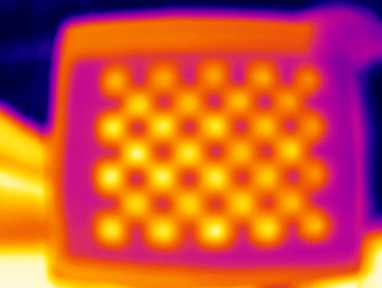
#> input picture src/Calibration/Imagenes/Thermal/June06_100.png, 382 x 288 px; its folder holds only this picture in this run
$ python extrinsic_thermal2.py
#> lines starting #> are read from the running program, lines starting #| are printed output that depends on the picture; after the words box and inside, x2 and y2 are one past the last pixel; in counts of white or black regions, pixels touching at a corner belong together
#> further down, img is the input picture: shape (288, 382, 3); mean B, G, R 56.1, 83.7, 202.1
import numpy as np
import cv2
import glob
import matplotlib.pyplot as plt
import os
import json
from datetime import datetime

#---------------------DIRECTORIES (SET UP) ----------------------------------------------

current_datetime = datetime.now().strftime('%Y-%m-%d___%H-%M')
output_base_path = '/home/gerard/my_workspace_ros/src/Calibration/GraficosCalibracion/' #graphics/images path
results_base_path = '/home/gerard/my_workspace_ros/src/Calibration/Results/' #json and .text calibration files

subfolder_name = f'Thermal_{current_datetime}'
output_path = os.path.join(output_base_path, subfolder_name)
results_path = os.path.join(results_base_path, subfolder_name)

# Create directories if they do not exist
os.makedirs(output_path, exist_ok=True)
os.makedirs(results_path, exist_ok=True)

# Path to calibration images for the thermal camera
images_path = '/home/gerard/my_workspace_ros/src/Calibration/Imagenes/Thermal/*.png'

#---------------------FUNCTIONS ----------------------------------------------
#Function to transform blurry thermal images and save them
def transform_image_and_save(img, output_path, index):
#> called with index = '100'
    plt.figure(figsize=(20, 10))
    # Original image
    plt.subplot(2, 4, 1)
    plt.title('Original Image')
    plt.imshow(cv2.cvtColor(img, cv2.COLOR_BGR2RGB))

    # Convert to grayscale
    gray = cv2.cvtColor(img, cv2.COLOR_BGR2GRAY)
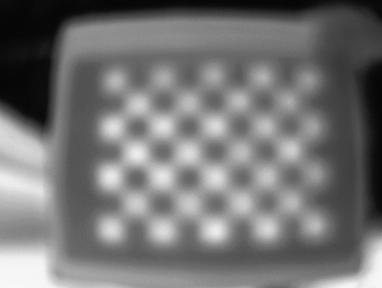
#> gray: shape (288, 382); min 5, max 247, mean 116
    plt.subplot(2, 4, 2)
    plt.title('Grayscale Image')
    plt.imshow(gray, cmap='gray')

    # Enhance contrast using histogram equalization
    gray = cv2.equalizeHist(gray)
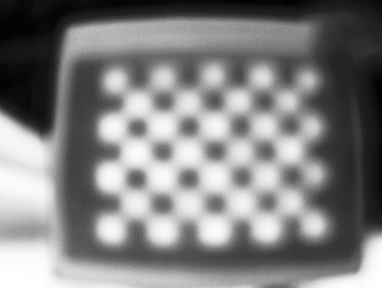
#> gray: shape (288, 382); min 0, max 255, mean 128.8
    plt.subplot(2, 4, 3)
    plt.title('Equalized Grayscale Image')
    plt.imshow(gray, cmap='gray')

    # Apply a sharpening filter
    kernel = np.array([[0, -1, 0], [-1, 5,-1], [0, -1, 0]])
    gray = cv2.filter2D(gray, -1, kernel)
    plt.subplot(2, 4, 5)
    plt.title('Sharpened Image')
    plt.imshow(gray, cmap='gray')

    # Invert black and white colors
    gray = cv2.bitwise_not(gray)
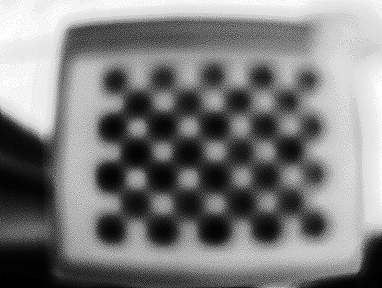
#> gray: shape (288, 382); min 0, max 255, mean 126.2
    plt.subplot(2, 4, 6)
    plt.title('Inverted Image')
    plt.imshow(gray, cmap='gray')

    # Save the figure
    transformation_output_path = os.path.join(output_path, f'TransformacionesHechas_{index}.png')
    plt.savefig(transformation_output_path)
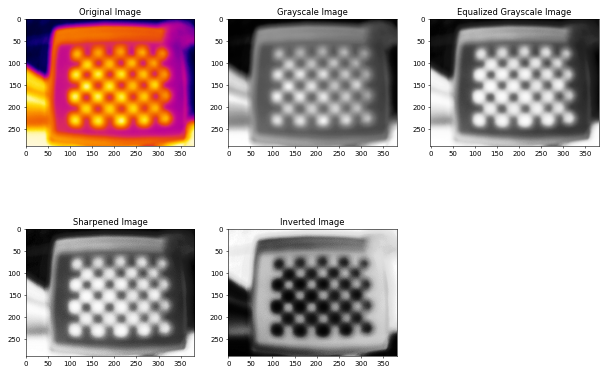
#> figure drawn by matplotlib, 5 panels
    plt.close()

    return gray

# Function to combine chessboard images in one.
def combine_images(images, rows, cols, output_path):
    output_path = os.path.join(output_path, f'CombinedIMAGES.png')
    thumb_height, thumb_width = images[0].shape[:2]
    combined_image = np.ones((rows * thumb_height, cols * thumb_width, 3), dtype=np.uint8) * 255

    for i, img in enumerate(images):
        y = i // cols * thumb_height
        x = i % cols * thumb_width
        combined_image[y:y+thumb_height, x:x+thumb_width] = img

    cv2.imwrite(output_path, combined_image)

#--------------------- START OF THE CODE ----------------------------------------------
# Prepare object points
objp = np.zeros((6*8, 3), np.float32)
objp[:, :2] = np.mgrid[0:8, 0:6].T.reshape(-1, 2)

# Arrays to store object points and image points from all the images
objpoints = []  # 3D points in real world space
imgpoints = []  # 2D points in image plane
successful_indices = []  # List of successful image indices
chessboard_images = []  # List to store images with detected chessboard corners

# Read thermal images and find chessboard corners
thermal_images = glob.glob(images_path)
for fname in thermal_images:
    img = cv2.imread(fname)

    if img is None:
        print(f"Failed to load image file: {fname}")
        continue

    index = os.path.basename(fname).split('_')[1].split('.')[0] # Extract index from filename

    gray = transform_image_and_save(img, output_path, index) #Transform thermal images and save transformations for future analysis:

    # Find chessboard corners
    flags = cv2.CALIB_CB_EXHAUSTIVE + cv2.CALIB_CB_ACCURACY
    ret, corners = cv2.findChessboardCornersSB(gray, (6, 8), flags=flags)
#> ret = True; corners = 48 rows, first 8: [122.7, 216.1], [122.8, 190.9], [122.7, 164.8], [123.5, 139.7], [124.9, 115.3], [125.4, 91.39], [148.5, 216.7], [148.1, 190.9]

    if ret: # If found corners, add object points and image points
        objpoints.append(objp)
        imgpoints.append(corners)
        successful_indices.append(index)

        # Draw the corners and Save the image with chessboard corners
        img = cv2.drawChessboardCorners(img, (6, 8), corners, ret)
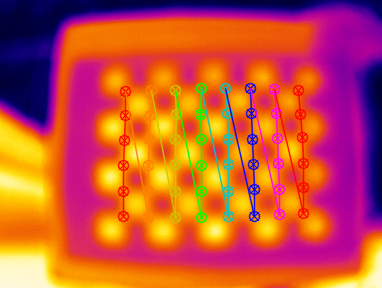
#> img: shape (288, 382, 3); 8.39% of pixels changed, all inside (x1, y1, x2, y2) = (117, 82, 310, 224)
        chessboard_images.append(img)
        cv2.imwrite(os.path.join(output_path, f'ChessboardCorners_{index}.png'), img)
    else:
        print(f"Chessboard corners not found in image with index {index}")

print(f"Images where a chessboard pattern was found: {successful_indices}") # Print the list of successful images

# Perform camera calibration for the thermal camera
ret, thermal_mtx, thermal_dist, rvecs, tvecs = cv2.calibrateCamera(objpoints, imgpoints, gray.shape[::-1], None, None)
#> ret = 43.45; thermal_mtx = [[6263, 0, 177], [0, 497.8, 182.9], [0, 0, 1]]; thermal_dist = [[-1286.9, 1.78, -36.76, -0.733, 0.003]]; rvecs = ([-1.52, -0.653, -1.53],); tvecs = ([-1.54, -4.56, 293.4],)


# Print intrinsic parameters (focal length, principal point, and distortion coefficients)
print("Intrinsic matrix (camera matrix):")
print(thermal_mtx)
#| [[6.26295739e+03 0.00000000e+00 1.77026109e+02]
#|  [0.00000000e+00 4.97822418e+02 1.82861337e+02]
#|  [0.00000000e+00 0.00000000e+00 1.00000000e+00]]
print("Distortion coefficients:")
print(thermal_dist)
#| [[-1.28693972e+03  1.77683621e+00 -3.67591356e+01 -7.33104761e-01
#|    3.00439115e-03]]


#------------------- POST PROCESS: CHESS IMAGES + (JSON + .TEXT) CALIBRATION FILES -----------------------

# CHESS IMAGES: Combine all chessboard images into one large image with a white background
if chessboard_images:
    rows = len(chessboard_images) // 4 + 1
#> rows = 1
    cols=4
    combine_images(chessboard_images, rows, cols, output_path)
#> the loop in combine_images, `for i, img in enumerate(images):` made 1 pass
#> (y, x) on pass 1: (0, 0)
#> after the loop in combine_images, `for i, img in enumerate(images):`:
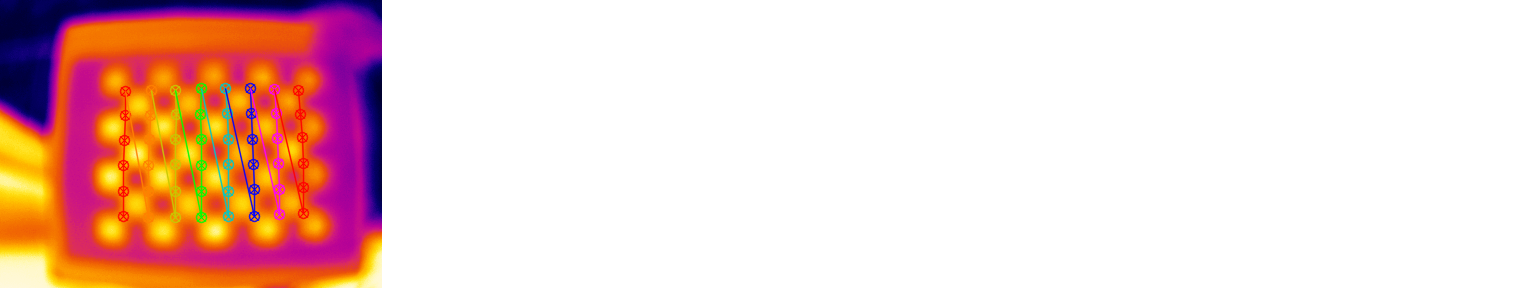
#> combined_image: shape (288, 1528, 3); mean B, G, R 206.3, 211.9, 240.6
    print(f"Images saved in {output_path}")

#------------------ Intrinsic ----------------------------------------%
distortion_threshold = 1e-5  # Adjust this threshold as needed
if ret and np.linalg.norm(thermal_dist) > distortion_threshold: # Check if the norm of the distortion coefficients is above a certain threshold

    #JSON-file
    thermal_calibration_data = {
        "mtx": thermal_mtx.tolist(),
        "dist": thermal_dist.tolist()
    }
#> thermal_calibration_data = {'mtx': [[6263, 0, 177], [0, 497.8, 182.9], [0, 0, 1]], 'dist': [[-1286.9, 1.78, -36.76, -0.733, 0.003]]}

    json_file_path = os.path.join(results_path, "thermal_calibration.json")
    with open(json_file_path, "w") as json_file:
        json.dump(thermal_calibration_data, json_file)

    print(f"Thermal calibration data saved in {json_file_path}")

    #TEXT-file
    f_x = thermal_mtx[0, 0]  # Focal length in x direction
#> f_x = 6263
    f_y = thermal_mtx[1, 1]  # Focal length in y direction
#> f_y = 497.8
    c_x = thermal_mtx[0, 2]  # Principal point x coordinate
#> c_x = 177
    c_y = thermal_mtx[1, 2]  # Principal point y coordinate
#> c_y = 182.9


    k1, k2, p1, p2, k3 = thermal_dist.flatten() # Extract distortion coefficients
#> k1 = -1286.9; k2 = 1.78; p1 = -36.76; p2 = -0.733; k3 = 0.003

    thermal_intrinsic_txt_format = f"thermal_intrinsic: [{f_x}, {f_y}, {c_x}, {c_y}]"
    thermal_distortion_txt_format = f"thermal_distortion: [{k1}, {k2}, {p1}, {p2}, {k3}]"

    txt_file_path = os.path.join(results_path, "thermal_calibration.txt")
    with open(txt_file_path, "w") as txt_file:
        txt_file.write(thermal_intrinsic_txt_format + '\n')
        txt_file.write(thermal_distortion_txt_format)

    print(f"Thermal calibration data saved in {txt_file_path}")

#------------------ Extrinsic ----------------------------------------%

# JSON file
extrinsic_data = {
    "rvecs": [rvec.tolist() for rvec in rvecs],
    "tvecs": [tvec.tolist() for tvec in tvecs]
}

json_extrinsic_file_path = os.path.join(results_path, "thermal_extrinsic.json")
with open(json_extrinsic_file_path, "w") as json_extrinsic_file:
    json.dump(extrinsic_data, json_extrinsic_file)

print(f"Thermal extrinsic parameters saved in {json_extrinsic_file_path}")

# Text file
txt_extrinsic_file_path = os.path.join(results_path, "thermal_extrinsic.txt")
with open(txt_extrinsic_file_path, "w") as txt_file:
    for i in range(len(rvecs)):
        txt_file.write(f"Image {i+1}:\n")
        txt_file.write(f"Rotation Vector (rvec): {rvecs[i].flatten().tolist()}\n")
        txt_file.write(f"Translation Vector (tvec): {tvecs[i].flatten().tolist()}\n\n")
#> this loop made 1 pass

print(f"Thermal extrinsic parameters saved in {txt_extrinsic_file_path}")
